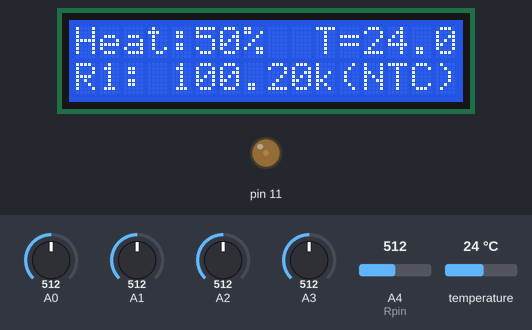
This sketch was run on a simulated Arduino Uno, built with avr-gcc and run on an emulated ATmega328P. Shown: 16×2 character LCD, output pins drawn as LEDs (lit = HIGH). The inputs (shaded band) are chosen by the test bench; at power-on: A1 = 512, A4 (Rpin) = 512, temperature 24 °C, A0 = 512, A2 = 512, A3 = 512.

Above: at 1.2 s.
1.3 s: A1 set to 921
At 2.7 s:
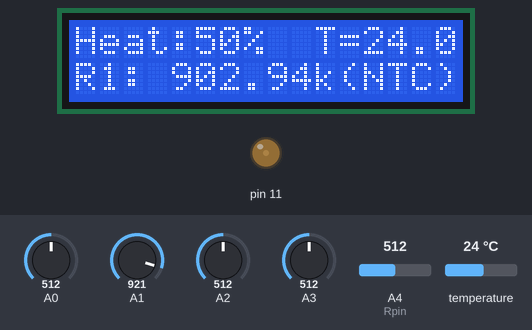
3.0 s: A1 set to 940
At 3.6 s:
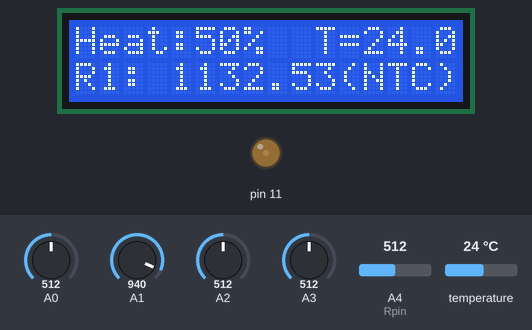
4.6 s: A4 (Rpin) set to 30
At 5.2 s:
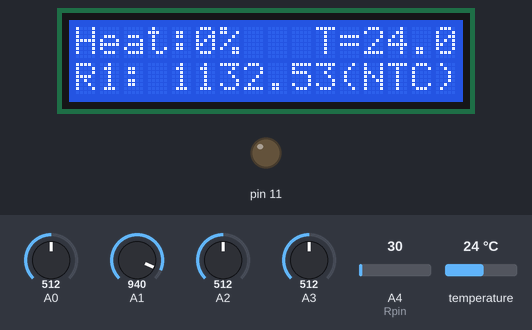
6.3 s: temperature set to 12 °C
At 7.3 s:
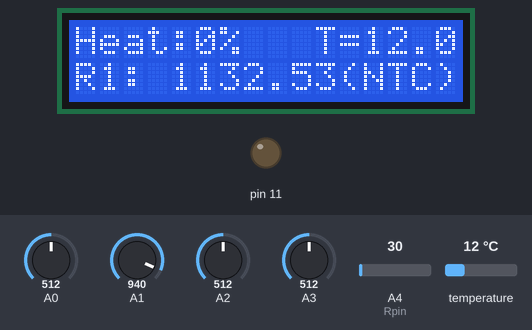
7.8 s: temperature set to 0 °C
At 9.2 s:
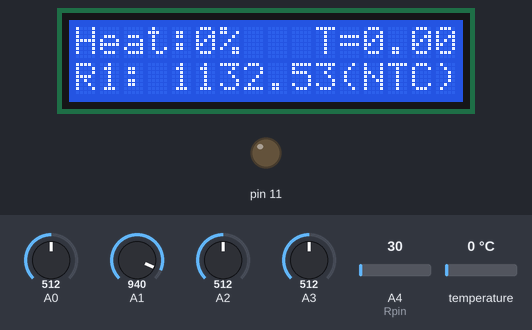
10.8 s: A1 set to 716
At 12.0 s:
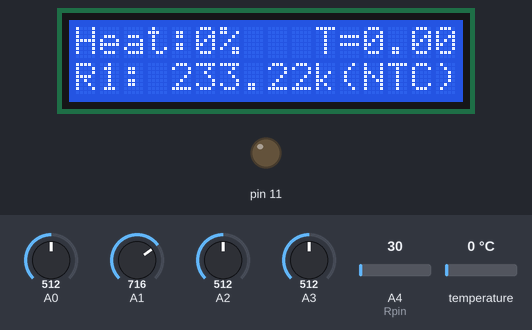
Timing chart, 0 to 13.4 s (numbered marks = the images above; inputs shaded):
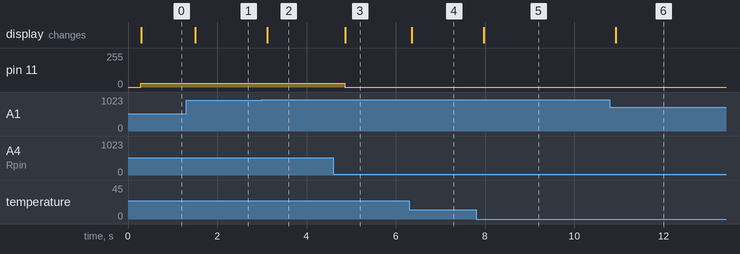

Measured:
- the behaviour switches between 929 and 930 on A1 (found by bisection; images 1 and 2)
- after the input at 1.3 s, the display: changes after 0.21 s (image 1)
- after the input at 3.0 s, the display: changes after 0.12 s (image 2)
- after the input at 4.6 s, pin 11: 30/255 → 0/255 after 0.26 s; the display: changes after 0.27 s (image 3)
- after the input at 6.3 s, the display: changes after 0.06 s (image 4)
- after the input at 7.8 s, the display: changes after 0.18 s (image 5)
- after the input at 10.8 s, the display: changes after 0.13 s (image 6)

The sketch:

SENSORS_v6_all.ino
```cpp
// #define RESIST
//#define LIGHT
#define THERMO

//==лабораторная работа "датчики" (версия #2)==2023==
/*
 * УНИВЕРСАЛЬНЫЙ КОД ДЛЯ ТРËХ ВИДОВ УСТАНОВОК, ВЫБОР ОПРЕДЕЛЯЕТСЯ УСЛОВНОЙ КОМПИЛЯЦИЕЙ:
 * THERMO - исследование датчиков температуры
 * LIGHT - исследование датчиков освещённости
 * RESIST - исследование датчиков угла поворота
 *
 * температура:
 * в качестве наиболее точного (эталлонного) датчика температуры выступает цифровой сенсор DS18B20
 * по показаниям этого датчика следует ориентироваться при получении текущих значений температуры
 * в качестве исследуемых датчиков выступают:
 * - платиновый терморезистор PT100
 * - термистор NTC 3950 100 кОм №1 (расположен вместе с DS18B20, но не на всех головах)
 * - термиcтор NTC 3950 100 кОм №2 (расположен непосредственно у нагревателя, но не на всех головах)
 *
 * освещённость:
 * WSB-светодиод в качестве источника в чёрном контейнере совместо с фоторезистивными датчиками
 * светодиод к порту А_, потенциометр - к А_
 * снимается зависимость в Red-Green-Blue-White-режимах, от 0 до 100%
 * снимается разница между двумя фоторезисторами в White-режиме и строится водной системе координат
*/
#ifdef RESIST

#include <LiquidCrystal.h>
LiquidCrystal lcd(8,13, 9,      4,   5,  6, 7);

int portR1=A1;//резистор #1
int portR2=A2;//реистор #2

void setup()
{
Serial.begin(9600);//инициируем монитор последовательного интерфейса со скоростью обмена данными 9600 бит/с
lcd.begin(16,2);
}

void loop()
{

float U1=(1024-analogRead(A1))/1024.0*5.0;
float U2=(1024-analogRead(A2))/1024.0*5.0;
Serial.println(U1);


lcd.setCursor(0, 0);
lcd.print("U1=");
lcd.setCursor(3, 0);
lcd.print("      ");
lcd.setCursor(3, 0);
lcd.print(U1,4);
lcd.print("V");

lcd.setCursor(0, 1);
lcd.print("U2=");
lcd.setCursor(3, 1);
lcd.print("      ");
lcd.setCursor(3, 1);
lcd.print(U2,4);
lcd.print("V");
delay(100);


}

#endif


#ifdef THERMO

#include <math.h>
#include <LiquidCrystal.h>
#include <OneWire.h>//библиотека для работы с однопроводным интерфейсом#include <LiquidCrystal.h>

LiquidCrystal lcd(8, 13, 9, 4, 5, 6, 7);


//=====================================================//

#define B 3950 // B-коэффициент
#define SERIAL_R 100000 // сопротивление последовательного резистора, 100 кОм
#define THERMISTOR_R 100000 // номинальное сопротивления термистора, 100 кОм

#define SERIAL_R2 100 // сопротивление последовательного резистора, 100 Ом
#define THERMISTOR_R2 100 // номинальное сопротивления термистора, 100 Ом
#define NOMINAL_T2 0 // номинальная температура (при которой TR = 100 Ом)

#define NOMINAL_T 25 // номинальная температура (при которой TR = 100 кОм)

int portR1=A1;//термистор #1
int portR2=A2;//термистор #2
int portR3=A3;//pt100
int Rpin=A4;//регулятор мощности нагревателя A5
int portDS=3;//цифровой датчик


float celsius=0;

OneWire  ds(portDS);

void setup()
{
Serial.begin(9600);//инициируем монитор последовательного интерфейса со скоростью обмена данными 9600 бит/с
pinMode(11,OUTPUT);
lcd.begin(16,2);
}


int hpower=0;


float gettemp()
{
  byte i;
  byte present = 0;
  byte type_s;
  byte data[12];
  byte addr[8];

if ( !ds.search(addr))
{
    ds.reset_search();
    delay(50);
    return;
}

  if (OneWire::crc8(addr, 7) != addr[7])
  {
      return;
  }

  switch (addr[0]) {
    case 0x10:
      type_s = 1;
      break;
    case 0x28:
      type_s = 0;
      break;
    case 0x22:

      type_s = 0;
      break;
    default:
     // Serial.println("Device is not a DS18x20 family device.");
      return;
  }

  ds.reset();
  ds.select(addr);
  ds.write(0x44, 1);        // start conversion, with parasite power on at the end

  delay(200);     // maybe 750ms is enough, maybe not


  present = ds.reset();
  ds.select(addr);
  ds.write(0xBE);         // Read Scratchpad

  for ( i = 0; i < 9; i++)
  {
    data[i] = ds.read();
  }

  int16_t raw = (data[1] << 8) | data[0];
  if (type_s) {
    raw = raw << 3; // 9 bit resolution default
    if (data[7] == 0x10) {
      // "count remain" gives full 12 bit resolution
      raw = (raw & 0xFFF0) + 12 - data[6];
    }
  } else {
    byte cfg = (data[4] & 0x00);
    // at lower res, the low bits are undefined, so let's zero them
    if (cfg == 0x00) raw = raw & ~7;  // 9 bit resolution, 93.75 ms
    else if (cfg == 0x20) raw = raw & ~3; // 10 bit res, 187.5 ms
    else if (cfg == 0x40) raw = raw & ~1; // 11 bit res, 375 ms
    //// default is 12 bit resolution, 750 ms conversion time
  }
  celsius = (float)raw / 16.0;
//Serial.print(celsius);
}


float getNTC100(int A)//в килоомах при 100к резисторе
{
  int t = analogRead( A );
  float tr = 1023.0 / t - 1;
  tr = 100 / tr;
  return tr;
}

float getPT100(int A)//в омах при 100Ом резисторе
{
  int t = analogRead( A );
  float tr = 1023.0 / t - 1;
  tr = SERIAL_R2 / tr;
  return tr;
}

int lcd_hpower=0;

float lcd_R1=0.0;
float lcd_T=0.0;
float lcd_R2=0.0;
float lcd_R3=0.0;


float R1=0.0;
float T=0.0;
float R2=0.0;
float R3=0.0;
//клавиатура-------
int key=0;
//int keys[]={0,0,0,0,0};//select - 1, left - 2, up - 3, down - 4, right - 5
//select - 640
//left-412
//up-99
//down-259
//right-0
//-----------------


int a = 3;
char b = '-';
float c = 3.14;
char output_string[16];

int buttonPushCounter = 1;   // counter for the number of button presses
int buttonState = 0;         // current state of the button
int lastButtonState = 0;     // previous state of the button

int real_temp=0;
int temps[] = {30, 35, 40, 45, 50, 55, 60, 65, 70, 75, 80};


void loop()
{


//--считываю все значения--
hpower=analogRead(Rpin);
gettemp();//получаю температуру
T=celsius;
R1=getNTC100(portR1);
R2=getNTC100(portR2);
R3=getPT100(portR3);


int a0=analogRead(A0);
if (a0>=1020)             { key=0; }//nothing
if ((a0>=600)&&(a0<=680)) { key=1; }//select
if ((a0>=400)&&(a0<=440)) { key=2; }//left
if ((a0>=80)&&(a0<=110))  { key=3; }//up
if ((a0>=250)&&(a0<=270)) { key=4; }//down
if ((a0>=-5)&&(a0<=5))    { key=5; }//right
/*
switch (key) {
case 1:  Serial.print("select "); break;
case 2:  Serial.print("left ");   break;
case 3:  Serial.print("up ");     break;
case 4:  Serial.print("down ");   break;
case 5:  Serial.print("right ");  break;
default: Serial.print("none ");
}
*/

  buttonState = key;
  if (buttonState != lastButtonState) {
    if (buttonState == 4) {
      buttonPushCounter++; if (buttonPushCounter>3) {buttonPushCounter=3;}}
      if (buttonState == 3) {
      buttonPushCounter--;if (buttonPushCounter<1) {buttonPushCounter=1;}}


   //   Serial.print("number of button pushes: ");
     // Serial.println(buttonPushCounter);

    delay(50);
  }
  lastButtonState = buttonState;


/*

Serial.print(analogRead(A0));
Serial.print("  ");
Serial.print(analogRead(A1));
Serial.print("  ");
Serial.print(analogRead(A2));
Serial.print("  ");
Serial.print(analogRead(A3));
Serial.print("  ");
Serial.print(analogRead(A4));
Serial.print("  ");
Serial.println(analogRead(A5));
*/


if ((analogRead(A0) < 150)&(analogRead(A0)> 90))
{

}
  else
{

}

if (key==1) {hpower=0; analogWrite(11, 0); goto m;}//пока держишь нажатым "селект" - выключает нагреватель и перекидывает на отображение данных без обновления (стоп-кадр)

 lcd_R1=R1;
 lcd_R2=R2;
 lcd_R3=R3;
 lcd_T=T;


for (int i = 0; i < 11; i++) {

if (T == temps[i]) {

   if (real_temp!=temps[i]) {
    Serial.print(T);
Serial.print(" C ");
Serial.print(R1);
Serial.print(" ");
Serial.print(R2);
Serial.print(" ");
Serial.println(R3);
real_temp=temps[i];
    }
   }

  }


hpower =map(hpower,20,1000,0,60);//ограничиваем диапазон входящих значений от 0 до 60
hpower=constrain(hpower, 0, 60);//контроль выхода за ограничения

//--нагреватель---------------
if (lcd_T>60)
{
  hpower =map(hpower,0,60,0,50);//ограничиваем диапазон входящих значений от 0 до 60
  hpower=constrain(hpower, 0, 50);//контроль выхода за ограничения
}

if (lcd_T>70)
{
  hpower =map(hpower,0,60,0,40);//ограничиваем диапазон входящих значений от 0 до 60
  hpower=constrain(hpower, 0, 40);//контроль выхода за ограничения
}

if (lcd_T<=80)
{
  analogWrite(11, hpower);//ШИМ на нагреватель (максимум - 255, но сделано меньше для более медленного нагрева)
}
else
{
  analogWrite(11, 0);
  hpower=0;//контроль выхода за ограничения
}

lcd_hpower=hpower;

m:

lcd.setCursor(0, 0);
lcd.print("Heat:");
lcd.setCursor(5, 0);
lcd.print("    ");
lcd.setCursor(5, 0);

lcd.print(map(lcd_hpower,0,60,0,100));//форматирование вывода информации о мощности нагревателя в процентах
lcd.print("%");
lcd.setCursor(10, 0);
//--цифровой датчик---
lcd.print("T=");

lcd.print(lcd_T);
//--------------------

lcd.setCursor(0, 1);
lcd.print("                ");
lcd.setCursor(0, 1);

//вторая строка динамична,в зависимости от buttonPushCounter

lcd.setCursor(0, 1);

switch (buttonPushCounter) {
case 1: lcd.print("R1: "); lcd.print(lcd_R1); lcd.print("k "); lcd.setCursor(11, 1); lcd.print("(NTC)");break;
case 2: lcd.print("R2: "); lcd.print(lcd_R2); lcd.print("k");  lcd.setCursor(11, 1); lcd.print("(NTC)");  break;
case 3: lcd.print("R3: "); lcd.print(lcd_R3); lcd.setCursor(11, 1); lcd.print("PT100");    break;
}

delay(50);

}

#endif

#ifdef LIGHT

#include <math.h>
#include <LiquidCrystal.h>
#include <OneWire.h>//библиотека для работы с однопроводным интерфейсом#include <LiquidCrystal.h>
#include <Adafruit_NeoPixel.h>

LiquidCrystal lcd(8, 13, 9, 4, 5, 6, 7);
Adafruit_NeoPixel pixels(1, 15, NEO_GRB + NEO_KHZ800);

void setup()
{
  pixels.begin();
  Serial.begin(9600);//инициируем монитор последовательного интерфейса со скоростью обмена данными 9600 бит/с
  lcd.begin(16,2);
}

int key=0;

int buttonState = 0;         // current state of the button
int lastButtonState = 0;     // previous state of the button

//up-dowm
int maxPushCounter=10;
int minPushCounter=0;
int buttonPushCounter = minPushCounter;   // counter for the number of button presses

//left-right
int maxleftRightPushCounter=5;
int minleftRightPushCounter=1;
int leftRightPushCounter = minleftRightPushCounter;

int color[3];//вектор rgb-цвета

void getButtons()
{
  int a0=analogRead(A0);
  if (a0>=1020)             { key=0; }//nothing
  if ((a0>=600)&&(a0<=680)) { key=1; }//select
  if ((a0>=400)&&(a0<=440)) { key=2; }//left
  if ((a0>=80)&&(a0<=110))  { key=3; }//up
  if ((a0>=250)&&(a0<=270)) { key=4; }//down
  if ((a0>=-5)&&(a0<=5))    { key=5; }//right

  buttonState = key;

  if (buttonState != lastButtonState) {
    //up-dowm
    if (buttonState == 3) { buttonPushCounter++; if (buttonPushCounter>maxPushCounter) {buttonPushCounter=maxPushCounter;} }
    if (buttonState == 4) { buttonPushCounter--; if (buttonPushCounter<minPushCounter) {buttonPushCounter=minPushCounter;} }
    if (buttonState == 5) { leftRightPushCounter++; if (leftRightPushCounter>maxleftRightPushCounter) {leftRightPushCounter=maxleftRightPushCounter;} }
    if (buttonState == 2) { leftRightPushCounter--; if (leftRightPushCounter<minleftRightPushCounter) {leftRightPushCounter=minleftRightPushCounter;} }
    delay(50);
  }

  lastButtonState = buttonState;
}

void setColor()
{ //беру ргб-массив и каждый элемент умножаю на шим-коэффициент
  int percent = map(buttonPushCounter, minPushCounter,maxPushCounter ,0,255);
  pixels.setPixelColor(0, pixels.Color(percent*color[0], percent*color[1], percent*color[2]));
  pixels.show();
}

void loop()
{
  getButtons();//опрос клавиатруры

  lcd.setCursor(0, 0);
  lcd.print("                ");
  lcd.setCursor(0, 0);

  switch (leftRightPushCounter) {
    case 1: lcd.print("OFF");   color[0]=0; color[1]=0; color[2]=0; break;
    case 2: lcd.print("RED");   color[0]=1; color[1]=0; color[2]=0; break;
    case 3: lcd.print("GREEN"); color[0]=0; color[1]=1; color[2]=0; break;
    case 4: lcd.print("BLUE");  color[0]=0; color[1]=0; color[2]=1; break;
    case 5: lcd.print("WHITE"); color[0]=1; color[1]=1; color[2]=1; break;
  }

  lcd.setCursor(0, 1);
  lcd.print("                ");
  lcd.setCursor(0, 1);
  lcd.print(map(buttonPushCounter, minPushCounter,maxPushCounter ,0,100));
  lcd.print("%");
  setColor();

  lcd.setCursor(9, 0);
  lcd.print("result:");
  lcd.setCursor(9, 1);

  if (key==1) { goto m; }

  int sens = analogRead(A5);

  m: lcd.print(sens);

  delay(50);

}

#endif
```
